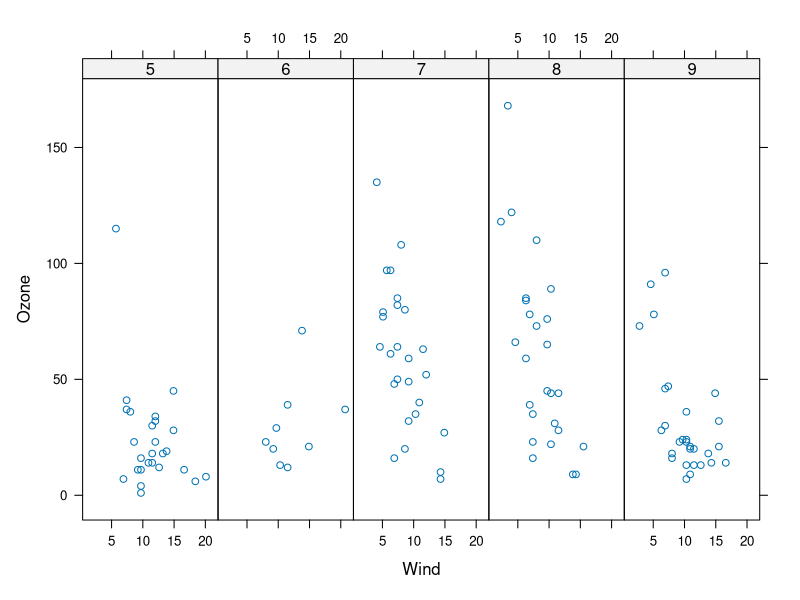
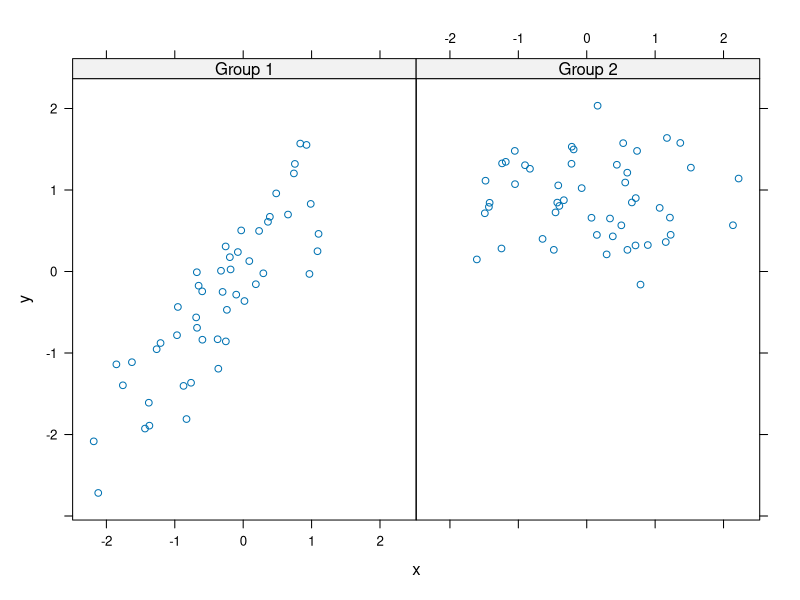
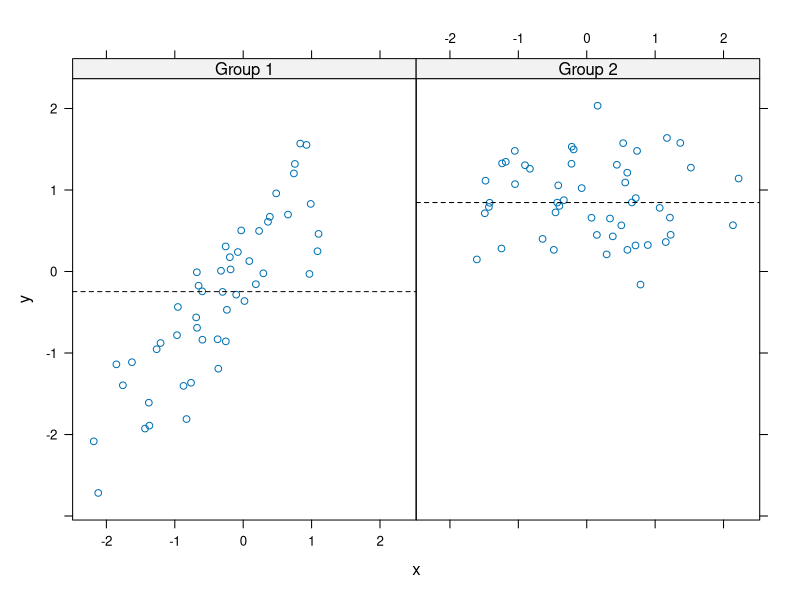
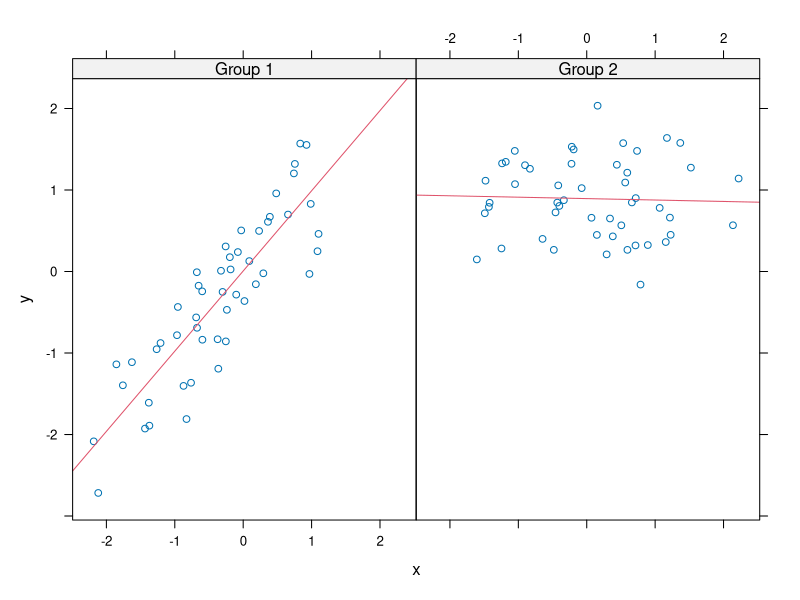

Reproduce these figures in R, in order.
## ---- chunk 1
options(xtable.comment = FALSE)
library("knitr")
opts_chunk$set(message=F,comment="",tidy=T,warning=FALSE,highlight=TRUE)

## ---- chunk 2
library(lattice)
## Convert 'Month' to a factor variable
airquality <- transform(airquality, Month = factor(Month))
xyplot(Ozone ~ Wind | Month, data = airquality, layout = c(5, 1))

## ---- chunk 3
set.seed(10)
x <- rnorm(100)
f <- rep(0:1, each = 50)
y <- x + f - f * x + rnorm(100, sd = 0.5)
f <- factor(f, labels = c("Group 1", "Group 2"))
xyplot(y ~ x | f, layout = c(2, 1))  ## Plot with 2 panels
## ---- chunk 4
## Custom panel function
xyplot(y ~ x | f, panel = function(x, y, ...) {
    panel.xyplot(x, y, ...)  ## First call the default panel function for 'xyplot'
    panel.abline(h = median(y), lty = 2)  ## Add a horizontal line at the median
})

## Custom panel function
xyplot(y ~ x | f, panel = function(x, y, ...) {
    panel.xyplot(x, y, ...)  ## First call default panel function
    panel.lmline(x, y, col = 2)  ## Overlay a simple linear regression line
})
## ---- chunk 5

rep(1:5,each = 2)
rep(1:5,time = 2)
seq(1,10,by = 2)
seq(1,10,lentgh = 3)

## ---- chunk 6
attributes(airquality)
attr(airquality,"row.names")
## ---- chunk 7
#检验两组向量是否都为完整的
 x <- c(1, 2, NA, 4, NA, 5)
 y <- c("a", "b", NA, "d", "e",NA)
complete.cases(x,y)

 airquality[1:6, ]
good <- complete.cases(airquality)
 airquality[good, ][1:6, ]
## ---- chunk 8

set.seed(13435)
X <- data.frame("var1"=sample(1:5),"var2"=sample(6:10),"var3"=sample(11:15))
X <- X[sample(1:5),]; X$var2[c(1,3)] = NA
X[(X$var1 <= 3 | X$var3 > 15),]

# 用which不会产生NA
X[1:2,"var2"]
X[which(X$var2 > 8),]

sort(X$var2,na.last=TRUE)
X[order(X$var1,X$var3),]

## ---- chunk 9

library(plyr)
arrange(X,var1)
arrange(X,desc(var1))

X$var4 <- rnorm(5)
Y <- cbind(X,rnorm(5))

## ---- chunk 10
x <- 1:4
lapply(x, runif, min = 0, max = 10)

x <- list(a = matrix(1:4, 2, 2), b = matrix(1:6, 3, 2)) 
lapply(x, function(elt) elt[,1])
## ---- chunk 11
noise <- function(n, mean, sd) {
 rnorm(n, mean, sd)
 }
noise(5, 1, 2)
mapply(noise, 1:5, 1:5, 2)
## ---- chunk 12
x <- c(rnorm(10), runif(10), rnorm(10, 1))
f <- gl(3, 10)
f
tapply(x, f, mean)
## ---- chunk 13
s <- split(airquality, airquality$Month)
lapply(s, function(x) colMeans(x[, c("Ozone", "Solar.R", "Wind")]))
sapply(s, function(x) colMeans(x[, c("Ozone", "Solar.R", "Wind")],
                                 na.rm = TRUE))


